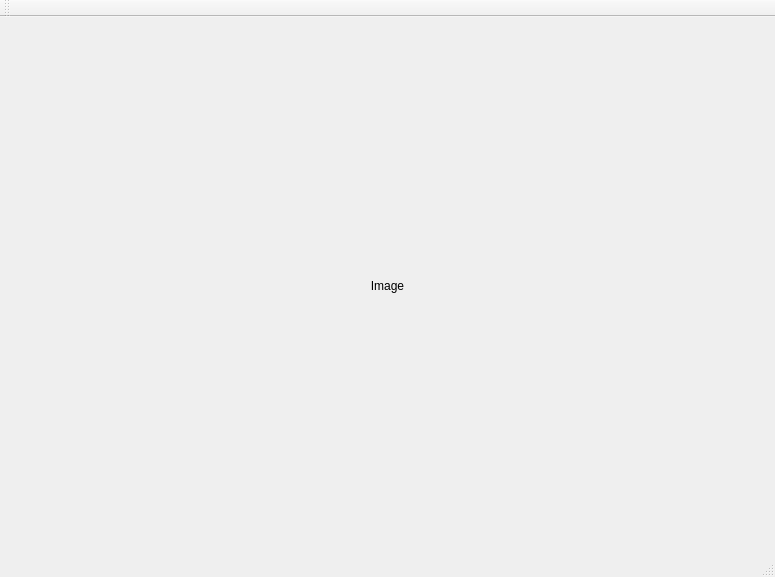
<?xml version="1.0" encoding="UTF-8"?>
<ui version="4.0">
 <class>MainWindow</class>
 <widget class="QMainWindow" name="MainWindow">
  <property name="geometry">
   <rect>
    <x>0</x>
    <y>0</y>
    <width>775</width>
    <height>577</height>
   </rect>
  </property>
  <property name="windowTitle">
   <string>MainWindow</string>
  </property>
  <widget class="QWidget" name="centralWidget">
   <layout class="QVBoxLayout" name="verticalLayout">
    <item>
     <widget class="QLabel" name="imagelabel">
      <property name="text">
       <string>Image</string>
      </property>
      <property name="alignment">
       <set>Qt::AlignCenter</set>
      </property>
     </widget>
    </item>
   </layout>
  </widget>
  <widget class="QMenuBar" name="menuBar">
   <property name="geometry">
    <rect>
     <x>0</x>
     <y>0</y>
     <width>775</width>
     <height>21</height>
    </rect>
   </property>
  </widget>
  <widget class="QToolBar" name="mainToolBar">
   <attribute name="toolBarArea">
    <enum>TopToolBarArea</enum>
   </attribute>
   <attribute name="toolBarBreak">
    <bool>false</bool>
   </attribute>
  </widget>
  <widget class="QStatusBar" name="statusBar"/>
 </widget>
 <layoutdefault spacing="6" margin="11"/>
 <resources/>
 <connections/>
</ui>
